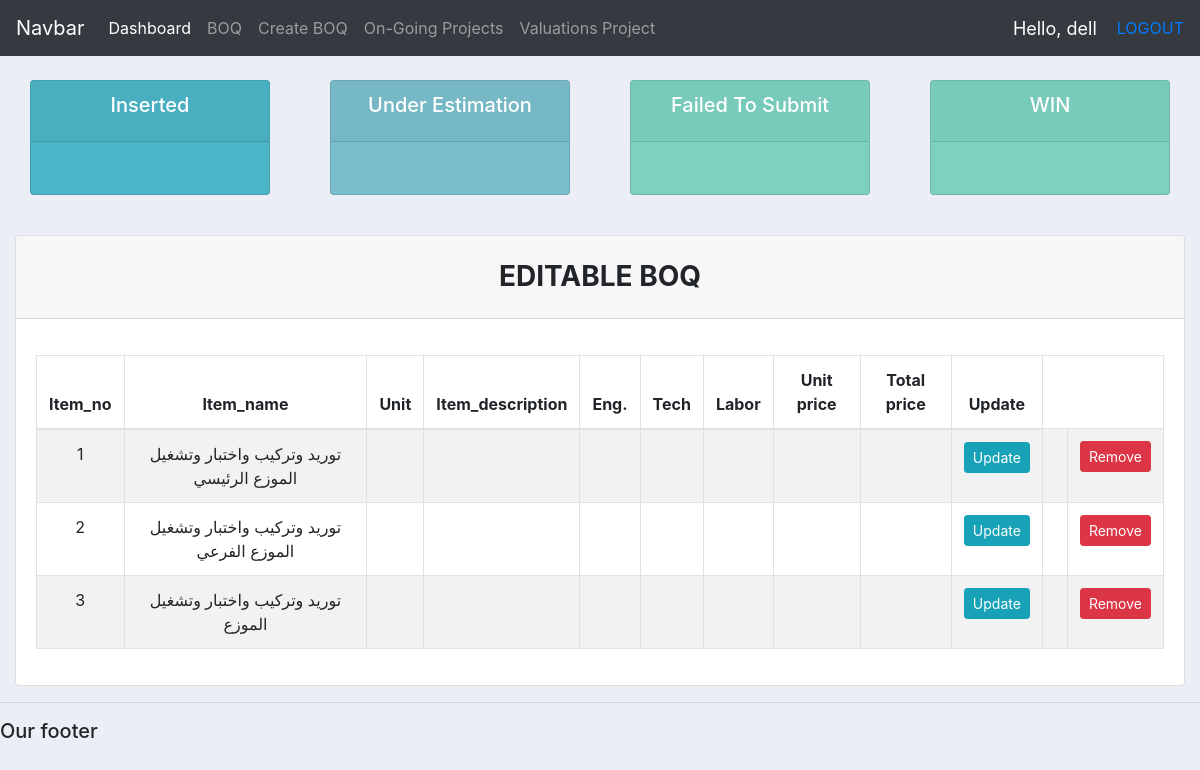
The page /BOQ/ (signed in) on the database its author committed.
### project/models.py (models this page shows)
class bid_BOQ(models.Model):
	Item_no = models.CharField(max_length=200, null=True)
	Item_name = models.CharField(max_length=200, null=True)

### project/views.py (the view)
# urls.py: path('BOQ/', views.BOQ, name="BOQ"),
def BOQ(request):
	boq = bid_BOQ.objects.all()
	context = {'boq': boq}
	return render(request, 'projects/BOQ_List1.html', context)

### project/templates/projects/BOQ_List1.html (shortened to what this page needs)
{%  extends 'projects/main.html' %}
{% block content %}
{%  include 'projects/status_bid.html' %}
<br>
<div class="card">
  <h3 class="card-header text-center font-weight-bold text-uppercase py-4">
    Editable BOQ
  </h3>
  <div class="card-body">
    <div id="table" class="table-editable">
			<table class="table table-bordered table-responsive-md table-striped text-center">
       		 <thead>
          		<tr>
					<th class="text-center" >Item_no</th>
					<th class="text-center" >Item_name</th>
					<th class="text-center" >Unit</th>
					<th class="text-center" >Item_description</th>
					<th class="text-center" >Eng.</th>
					<th class="text-center" >Tech</th>
					<th class="text-center" >Labor</th>
					<th class="text-center" >Unit price</th>
					<th class="text-center" >Total price</th>
					<th class="text-center" >Update</th>
				</tr>
	        </thead>
				{% for i in boq %}
					<tr>
						<td class="pt-3-half" contenteditable="true" >{{i.Item_no}}</td>
						<td class="pt-3-half" contenteditable="true" >{{i.Item_name}}</td>
						<td class="pt-3-half" contenteditable="true" >{{i.Unit}}</td>
						<td class="pt-3-half" contenteditable="true" >{{i.Item_description}}</td>
						<td class="pt-3-half" contenteditable="true" >{{i.Eng.}}</td>
						<td class="pt-3-half" contenteditable="true" >{{i.Tech}}</td>
						<td class="pt-3-half" contenteditable="true" >{{i.Labor}}</td>
						<td class="pt-3-half" contenteditable="true" >{{i.Unit_price}}</td>
						<td class="pt-3-half" contenteditable="true" >{{i.Total_price}}</td>
						<td><a class="btn btn-sm btn-info" href="{% url 'update_BOQ' i.id%}">Update</a></td>
						            <td class="pt-3-half">
            </td>
            <td>
              <span class="table-remove"
                ><button type="button" class="btn btn-danger btn-rounded btn-sm my-0">
                  Remove
                </button></span
              >
            </td>
          </tr>
				{% endfor %}
			</table>
		</div>
	</div>
</div>
{% endblock %}

### project/templates/projects/navbar.html (shortened to what this page needs)
<nav class="navbar navbar-expand-lg navbar-dark bg-dark">
  <a class="navbar-brand" href="#">Navbar</a>
  <div class="collapse navbar-collapse" id="navbarNav">
    <ul class="navbar-nav">
      <li class="nav-item active">
        <a class="nav-link" href="{% url 'home' %}">Dashboard</a>
      </li>
      <li class="nav-item">
        <a class="nav-link" href="{% url 'BOQ' %}"> BOQ</a>
      </li>
      <li class="nav-item">
        <a class="nav-link" href="{% url 'createbid_boq' %}">Create BOQ</a>
      </li>
      <li class="nav-item">
        <a class="nav-link" href="#">On-Going Projects</a>
      </li>
      <li class="nav-item">
        <a class="nav-link" href="{% url 'bid' %}">Valuations Project</a>
      </li>
    </ul>
  </div>
  <span class="hello-msg" >Hello,  {{request.user}} </span>
  <span><a href="{% url 'logout' %}"> LOGOUT</a> </span>
</nav>

### project/templates/projects/main.html (style rules this page uses)
body { background-color: #ebeff5; }

### project/templates/projects/navbar.html (style rules this page uses)
.hello-msg { font-size: 18px; color: #fff; margin-right: 20px; }

### rows shown on the page
bid_BOQ: Item_no "1", Item_name "توريد وتركيب واختبار وتشغيل الموزع الرئيسي"
bid_BOQ: Item_no "2", Item_name "توريد وتركيب واختبار وتشغيل الموزع الفرعي"
bid_BOQ: Item_no "3", Item_name "توريد وتركيب واختبار وتشغيل الموزع"

### other values the page prints
{{ request.user }} "dell"
